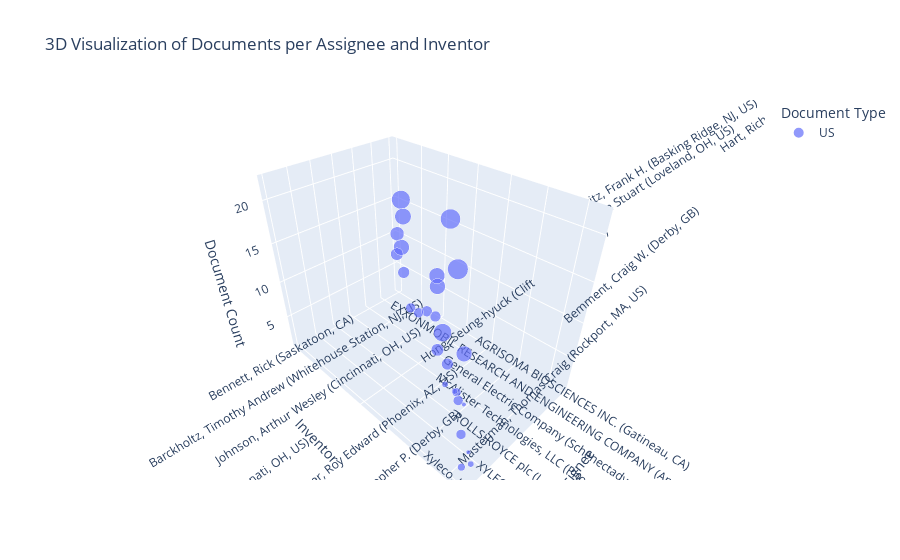

The notebook cell saved with this chart:
### Code cell
import pandas as pd
import plotly.express as px

# Group by 'Assignee', 'Inventor Name', and 'Document Type', then count the occurrences
documents_per_assignee_inventor = data.groupby(['Assignee', 'Inventor Name', 'Document Type']).size().reset_index(name='Document Count')

# Sélectionner les 20 principaux assignés
top_assignees = documents_per_assignee_inventor.groupby('Assignee')['Document Count'].sum().nlargest(20).index
filtered_data = documents_per_assignee_inventor[documents_per_assignee_inventor['Assignee'].isin(top_assignees)]

# Sélectionner les 20 principaux inventeurs
top_inventors = filtered_data.groupby('Inventor Name')['Document Count'].sum().nlargest(20).index
filtered_data = filtered_data[filtered_data['Inventor Name'].isin(top_inventors)]

# Plotting a 3D scatter plot
fig = px.scatter_3d(filtered_data, 
                    x='Assignee', 
                    y='Inventor Name', 
                    z='Document Count', 
                    color='Document Type', 
                    size='Document Count',
                    title='3D Visualization of Documents per Assignee and Inventor',
                    labels={'Assignee': 'Assignee', 'Inventor Name': 'Inventor', 'Document Count': 'Document Count'})

# Show the plot
fig.show()

# Save the plot to an HTML file
fig.write_html('documents_per_assignee_inventor_3d.html')

### Figure 1 — Plotly figure (JSON) as saved in the notebook; plotly's stock layout.template omitted (floating-point values rounded to 4 significant figures)
{"data": [{"hovertemplate": "Document Type=US<br>Assignee=%{x}<br>Inventor=%{y}<br>Document Count=%{marker.size}<extra></extra>", "legendgroup": "US", "marker": {"color": "#636efa", "size": [10, 8, 14, 7, 18, 13, 5, 5, 6, 6, 13, 13, 21, 2, 2, 1, 8, 7, 4, 5, 13, 1, 22, 2, 5, 17, 3], "sizemode": "area", "sizeref": 0.055, "symbol": "circle"}, "mode": "markers", "name": "US", "scene": "scene", "showlegend": true, "type": "scatter3d", "x": ["AGRISOMA BIOSCIENCES INC. (Gatineau, CA)", "BETA AIR, LLC (South Burlington, VT, US)", "BETA AIR, LLC (South Burlington, VT, US)", "EXXONMOBIL RESEARCH AND ENGINEERING COMPANY (Annandale, NJ, US)", "Fuel Automation Station, LLC (Birmingham, MI, US)", "General Electric Company (Schenectady, NY, US)", "General Electric Company (Schenectady, NY, US)", "General Electric Company (Schenectady, NY, US)", "General Electric Company (Schenectady, NY, US)", "General Electric Company (Schenectady, NY, US)", "MAWETAL LLC (Nacogdoches, TX, US)", "McAlister Technologies, LLC (Phoenix, AZ, US)", "McAlister Technologies, LLC (Phoenix, AZ, US)", "ROLLS-ROYCE PLC (London, GB)", "ROLLS-ROYCE PLC (London, GB)", "ROLLS-ROYCE PLC (London, GB)", "ROLLS-ROYCE plc (London, GB)", "ROLLS-ROYCE plc (London, GB)", "ROLLS-ROYCE plc (London, GB)", "The Boeing Company (Chicago, IL, US)", "XYLECO, INC.", "XYLECO, INC.", "XYLECO, INC. (Woburn, MA, US)", "XYLECO, INC. (Woburn, MA, US)", "XYLECO, INC. (Woburn, MA, US)", "Xyleco, Inc. (Woburn, MA, US)", "Xyleco, Inc. (Woburn, MA, US)"], "y": ["Bennett, Rick (Saskatoon, CA)", "Moeykens, Vincent (Burlington, VT, US)", "Wiegman, Herman (Essex Junction, VT, US)", "Berlowitz, Paul J. (Glen Gardner, NJ, US)                \n                            Barckholtz, Timothy Andrew (Whitehouse Station, NJ, US)                \n                            Hershkowitz, Frank H. (Basking Ridge, NJ, US)", "Shock, Ricky Dean (Victoria, TX, US)", "Pal, Sibtosh (Mason, OH, US)                \n                            Vise, Steven Clayton (Loveland, OH, US)                \n                            Johnson, Arthur Wesley (Cincinnati, OH, US)                \n                            Cooper, Clayton Stuart (Loveland, OH, US)                \n                            Zelina, Joseph (Waynesville, OH, US)", "Pal, Sibtosh (Mason, OH, US)                \n                            Zelina, Joseph (Waynesville, OH, US)                \n                            Johnson, Arthur Wesley (Cincinnati, OH, US)                \n                            Cooper, Clayton Stuart (Loveland, OH, US)                \n                            Vise, Steven Clayton (Loveland, OH, US)", "Reynolds, Brandon Allanson (Cincinnati, OH, US)                \n                            Weaver, Matthew Mark (Loveland, OH, US)                \n                            Kerns, Daniel Patrick (Mason, OH, US)", "Stuart, Alan Roy (Cincinnati, OH, US)                \n                            Clements, Jeffrey Donald (Mason, OH, US)                \n                            Schmidt, Richard (Loveland, OH, US)                \n                            Moniz, Thomas Ory (Loveland, OH, US)", "Wang, Honggang (Clifton Park, NY, US)                \n                            Benjamin, Michael Anthony (Cincinnati, OH, US)                \n                            Hong, Seung-hyuck (Clifton Park, NY, US)                \n                            Hart, Richard L. (Broadalbin, NY, US)", "Wohaibi, Mohammed (Nacogdoches, TX, US)                \n                            Pruitt, Tom F. (Nacogdoches, TX, US)", "Mcalister, Roy E. (Phoenix, AZ, US)", "Mcalister, Roy Edward (Phoenix, AZ, US)", "Swann, Peter (Derby, GB)                \n                            Beaven, David M. (Nottingham, GB)                \n                            Bemment, Craig W. (Derby, GB)                \n                            Hobday, Alastair G. (Derby, GB)                \n                            Keeler, Benjamin J. (Derby, GB)                \n                            Madden, Christopher P. (Derby, GB)                \n                            Yates, Martin K. (East Haddon, GB)", "Swann, Peter (Derby, GB)                \n                            Bemment, Craig W. (Derby, GB)                \n                            Hobday, Alastair G. (Derby, GB)                \n                            Keeler, Benjamin J. (Derby, GB)                \n                            Madden, Christopher P. (Derby, GB)", "Swann, Peter (Derby, GB)                \n                            Madden, Christopher P. (Derby, GB)                \n                            Bemment, Craig W. (Derby, GB)", "Swann, Peter (Derby, GB)                \n                            Beaven, David M. (Nottingham, GB)                \n                            Bemment, Craig W. (Derby, GB)                \n                            Hobday, Alastair G. (Derby, GB)                \n                            Keeler, Benjamin J. (Derby, GB)                \n                            Madden, Christopher P. (Derby, GB)                \n                            Yates, Martin K. (East Haddon, GB)", "Swann, Peter (Derby, GB)                \n                            Bemment, Craig W. (Derby, GB)                \n                            Hobday, Alastair G. (Derby, GB)                \n                            Keeler, Benjamin J. (Derby, GB)                \n                            Madden, Christopher P. (Derby, GB)", "Swann, Peter (Derby, GB)                \n                            Madden, Christopher P. (Derby, GB)                \n                            Bemment, Craig W. (Derby, GB)", "Beaufrere, Henry Llewellyn (Mercer Island, WA, US)", "Medoff, Marshall (Brookline, MA, US)", "Medoff, Marshall (Brookline, MA, US)                \n                            Masterman, Thomas Craig (Rockport, MA, US)", "Medoff, Marshall (Brookline, MA, US)", "Medoff, Marshall (Brookline, MA, US)                \n                            Masterman, Thomas Craig (Brookline, MA, US)", "Medoff, Marshall (Brookline, MA, US)                \n                            Masterman, Thomas Craig (Rockport, MA, US)", "Medoff, Marshall (Brookline, MA, US)", "Medoff, Marshall (Brookline, MA, US)                \n                            Masterman, Thomas Craig (Brookline, MA, US)"], "z": [10, 8, 14, 7, 18, 13, 5, 5, 6, 6, 13, 13, 21, 2, 2, 1, 8, 7, 4, 5, 13, 1, 22, 2, 5, 17, 3]}], "layout": {"legend": {"itemsizing": "constant", "title": {"text": "Document Type"}, "tracegroupgap": 0}, "scene": {"domain": {"x": [0, 1], "y": [0, 1]}, "xaxis": {"title": {"text": "Assignee"}}, "yaxis": {"title": {"text": "Inventor"}}, "zaxis": {"title": {"text": "Document Count"}}}, "title": {"text": "3D Visualization of Documents per Assignee and Inventor"}}}
